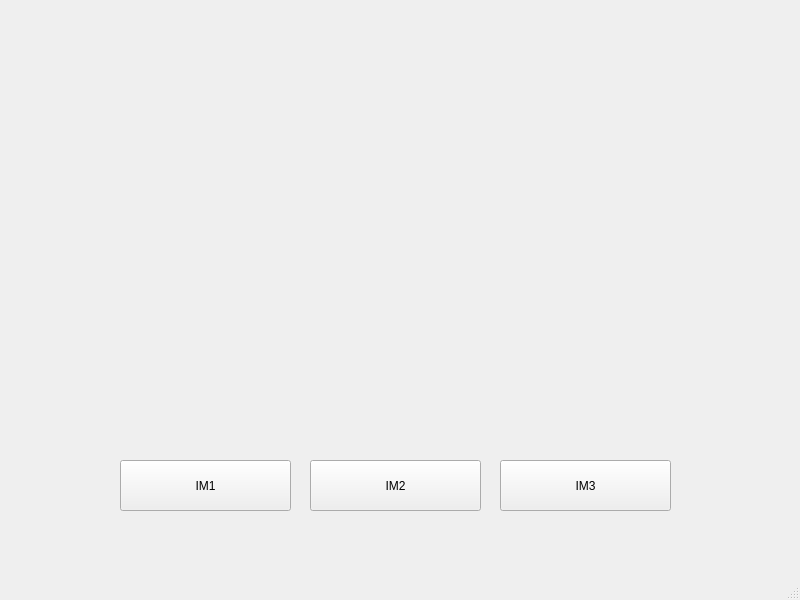
<?xml version="1.0" encoding="UTF-8"?>
<ui version="4.0">
 <class>MainWindow</class>
 <widget class="QMainWindow" name="MainWindow">
  <property name="geometry">
   <rect>
    <x>0</x>
    <y>0</y>
    <width>800</width>
    <height>600</height>
   </rect>
  </property>
  <property name="windowTitle">
   <string>MainWindow</string>
  </property>
  <property name="autoFillBackground">
   <bool>true</bool>
  </property>
  <widget class="QWidget" name="centralwidget">
   <widget class="QLabel" name="label">
    <property name="geometry">
     <rect>
      <x>120</x>
      <y>230</y>
      <width>281</width>
      <height>221</height>
     </rect>
    </property>
    <property name="text">
     <string/>
    </property>
    <property name="pixmap">
     <pixmap>img/rock.png</pixmap>
    </property>
    <property name="scaledContents">
     <bool>true</bool>
    </property>
   </widget>
   <widget class="QPushButton" name="pushButton_1">
    <property name="geometry">
     <rect>
      <x>120</x>
      <y>460</y>
      <width>171</width>
      <height>51</height>
     </rect>
    </property>
    <property name="text">
     <string>IM1</string>
    </property>
   </widget>
   <widget class="QPushButton" name="pushButton_2">
    <property name="geometry">
     <rect>
      <x>310</x>
      <y>460</y>
      <width>171</width>
      <height>51</height>
     </rect>
    </property>
    <property name="text">
     <string>IM2</string>
    </property>
   </widget>
   <widget class="QPushButton" name="pushButton_3">
    <property name="geometry">
     <rect>
      <x>500</x>
      <y>460</y>
      <width>171</width>
      <height>51</height>
     </rect>
    </property>
    <property name="text">
     <string>IM3</string>
    </property>
   </widget>
   <widget class="QLabel" name="label_2">
    <property name="geometry">
     <rect>
      <x>390</x>
      <y>50</y>
      <width>281</width>
      <height>221</height>
     </rect>
    </property>
    <property name="text">
     <string/>
    </property>
    <property name="pixmap">
     <pixmap>img/frock.png</pixmap>
    </property>
    <property name="scaledContents">
     <bool>true</bool>
    </property>
   </widget>
  </widget>
  <widget class="QMenuBar" name="menubar">
   <property name="geometry">
    <rect>
     <x>0</x>
     <y>0</y>
     <width>800</width>
     <height>21</height>
    </rect>
   </property>
  </widget>
  <widget class="QStatusBar" name="statusbar"/>
 </widget>
 <resources/>
 <connections/>
</ui>
